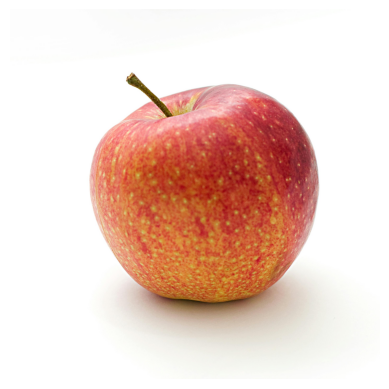
#> input picture fru.png, 389 x 389 px
$ jupyter execute prog8.ipynb
#> lines starting #> are read from the running program, lines starting #| are printed output that depends on the picture
[cell 1]
# Translation

import cv2
import numpy as np
import matplotlib.pyplot as plt
image = cv2.imread('fru.png')
#> image is the input picture: shape (389, 389, 3); mean B, G, R 200.6, 210.1, 236.6
image_mat= cv2.cvtColor(image, cv2.COLOR_BGR2RGB)

ht,wd,c=image.shape
#> ht = 389; wd = 389; c = 3

tx=int(input("Enter the value of tx: "))
#> the answer given: 3
ty=int(input("Enter the value of ty: "))
#> the answer given: 3

trans=np.float32([[1,0,tx],[0,1,ty]])

image_t=cv2.warpAffine(image_mat,trans,(wd+500,ht+500))
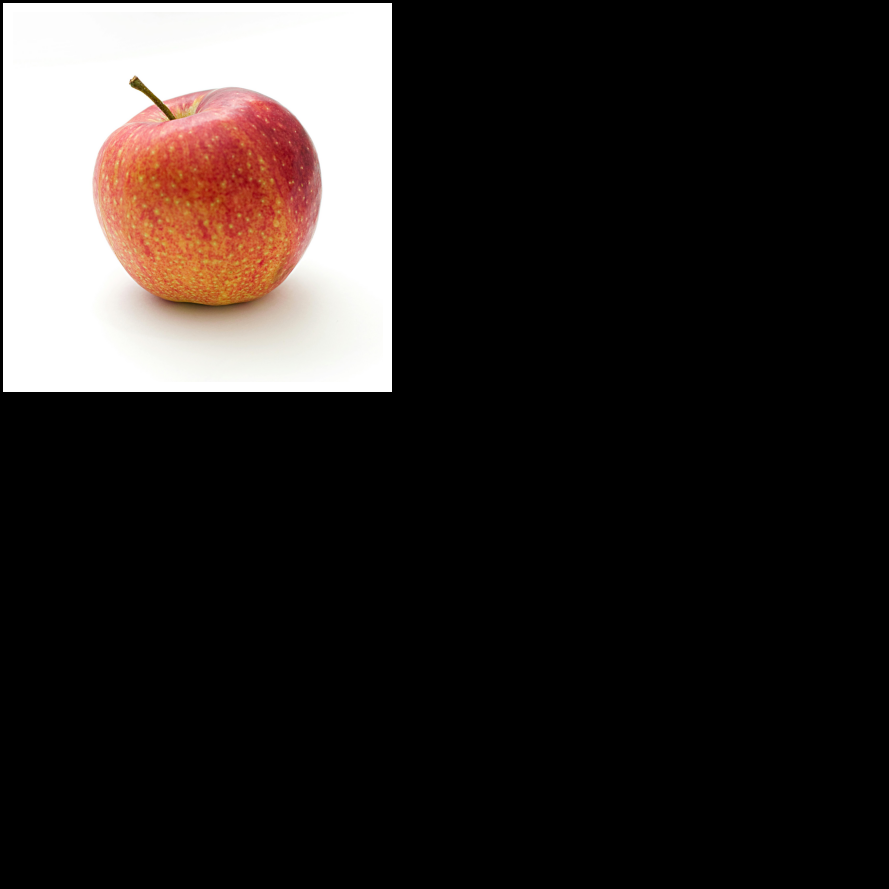
#> image_t: shape (889, 889, 3); mean R, G, B 45.3, 40.2, 38.4

plt.imshow(image_t)

[cell 2]
# scaling

import cv2
import numpy as np
import matplotlib.pyplot as plt
image = cv2.imread('fru.png')
image_mat= cv2.cvtColor(image, cv2.COLOR_BGR2RGB)

ht,wd,c=image.shape

sx=int(input("Enter the value of sx: "))
#> the answer given: 3
sy=int(input("Enter the value of sy: "))
#> the answer given: 3

scale=np.float32([[sx,0,0],[0,2,0]])

image_s=cv2.warpAffine(image_mat,scale,(wd+50,ht+50))
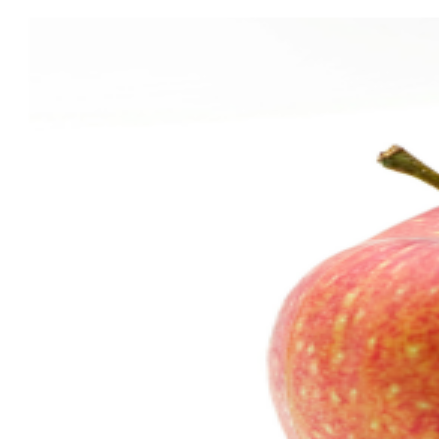
#> image_s: shape (439, 439, 3); mean R, G, B 249.3, 234.2, 228.5

plt.imshow(image_s)

[cell 3]
# Rotation

import cv2
import math
import numpy as np
import matplotlib.pyplot as plt
image = cv2.imread('fru.png')
image_mat= cv2.cvtColor(image, cv2.COLOR_BGR2RGB)

ht,wd,c=image.shape

theta=int(input("Enter the value of theta: "))
#> the answer given: 3
angle=(theta*3.14)/180
cos=math.cos(angle)
sin=math.sin(angle)

rota=np.float32([[cos,-sin,0],[sin,cos,0]])

image_r=cv2.warpAffine(image_mat,rota,(wd+100,ht+100))
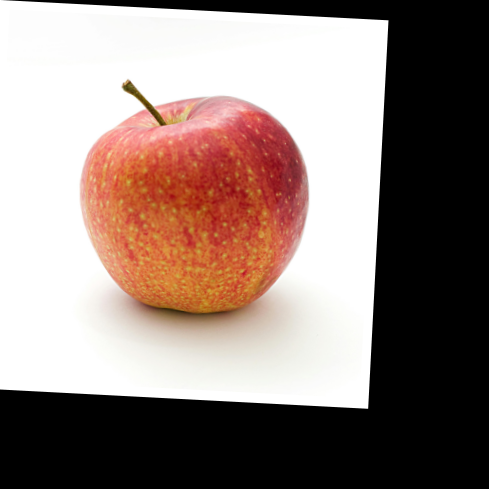
#> image_r: shape (489, 489, 3); mean R, G, B 145.5, 128.8, 122.8

plt.imshow(image_r)

[cell 4]
# Rotation at a pivort point

import cv2
import math
import numpy as np
import matplotlib.pyplot as plt
image = cv2.imread('fru.png')
image_mat= cv2.cvtColor(image, cv2.COLOR_BGR2RGB)

ht,wd,c=image.shape

theta=int(input("Enter the value of theta: "))
#> the answer given: 3
